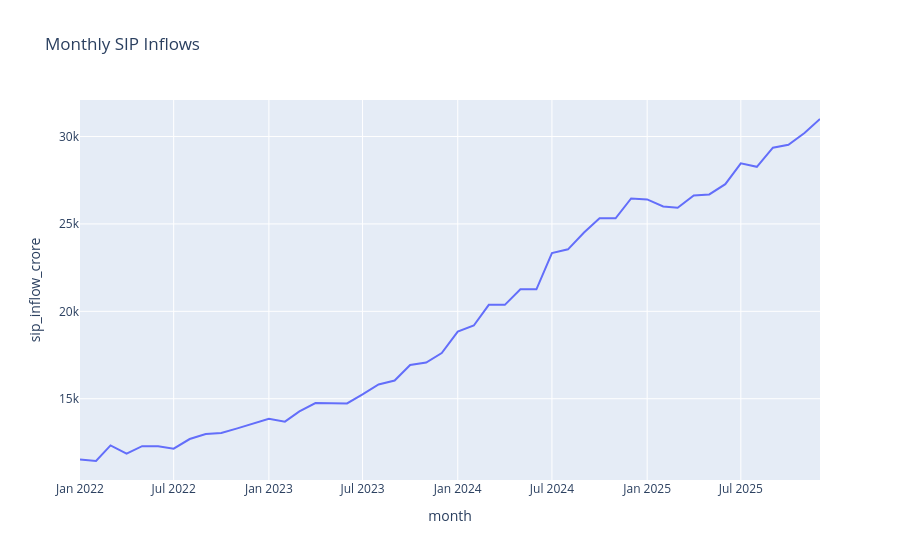

Notebook code cell kept with this figure:
### Code cell
fig = px.line(
    sip,
    x="month",
    y="sip_inflow_crore",
    title="Monthly SIP Inflows"
)

fig.show()

### Figure 1 — Plotly figure (JSON) as saved in the notebook; plotly's stock layout.template omitted (floating-point values rounded to 4 significant figures)
{"data": [{"hovertemplate": "month=%{x}<br>sip_inflow_crore=%{y}<extra></extra>", "legendgroup": "", "line": {"color": "#636efa", "dash": "solid"}, "marker": {"symbol": "circle"}, "mode": "lines", "name": "", "orientation": "v", "showlegend": false, "type": "scatter", "x": ["2022-01", "2022-02", "2022-03", "2022-04", "2022-05", "2022-06", "2022-07", "2022-08", "2022-09", "2022-10", "2022-11", "2022-12", "2023-01", "2023-02", "2023-03", "2023-04", "2023-05", "2023-06", "2023-07", "2023-08", "2023-09", "2023-10", "2023-11", "2023-12", "2024-01", "2024-02", "2024-03", "2024-04", "2024-05", "2024-06", "2024-07", "2024-08", "2024-09", "2024-10", "2024-11", "2024-12", "2025-01", "2025-02", "2025-03", "2025-04", "2025-05", "2025-06", "2025-07", "2025-08", "2025-09", "2025-10", "2025-11", "2025-12"], "xaxis": "x", "y": [11517, 11438, 12328, 11863, 12286, 12276, 12140, 12694, 12976, 13040, 13306, 13573, 13856, 13687, 14276, 14749, 14749, 14734, 15245, 15814, 16042, 16928, 17073, 17610, 18838, 19187, 20371, 20371, 21262, 21262, 23332, 23547, 24509, 25323, 25320, 26459, 26400, 25999, 25926, 26632, 26688, 27274, 28464, 28265, 29361, 29529, 30200, 31002], "yaxis": "y"}], "layout": {"legend": {"tracegroupgap": 0}, "title": {"text": "Monthly SIP Inflows"}, "xaxis": {"anchor": "y", "domain": [0, 1], "title": {"text": "month"}}, "yaxis": {"anchor": "x", "domain": [0, 1], "title": {"text": "sip_inflow_crore"}}}}
